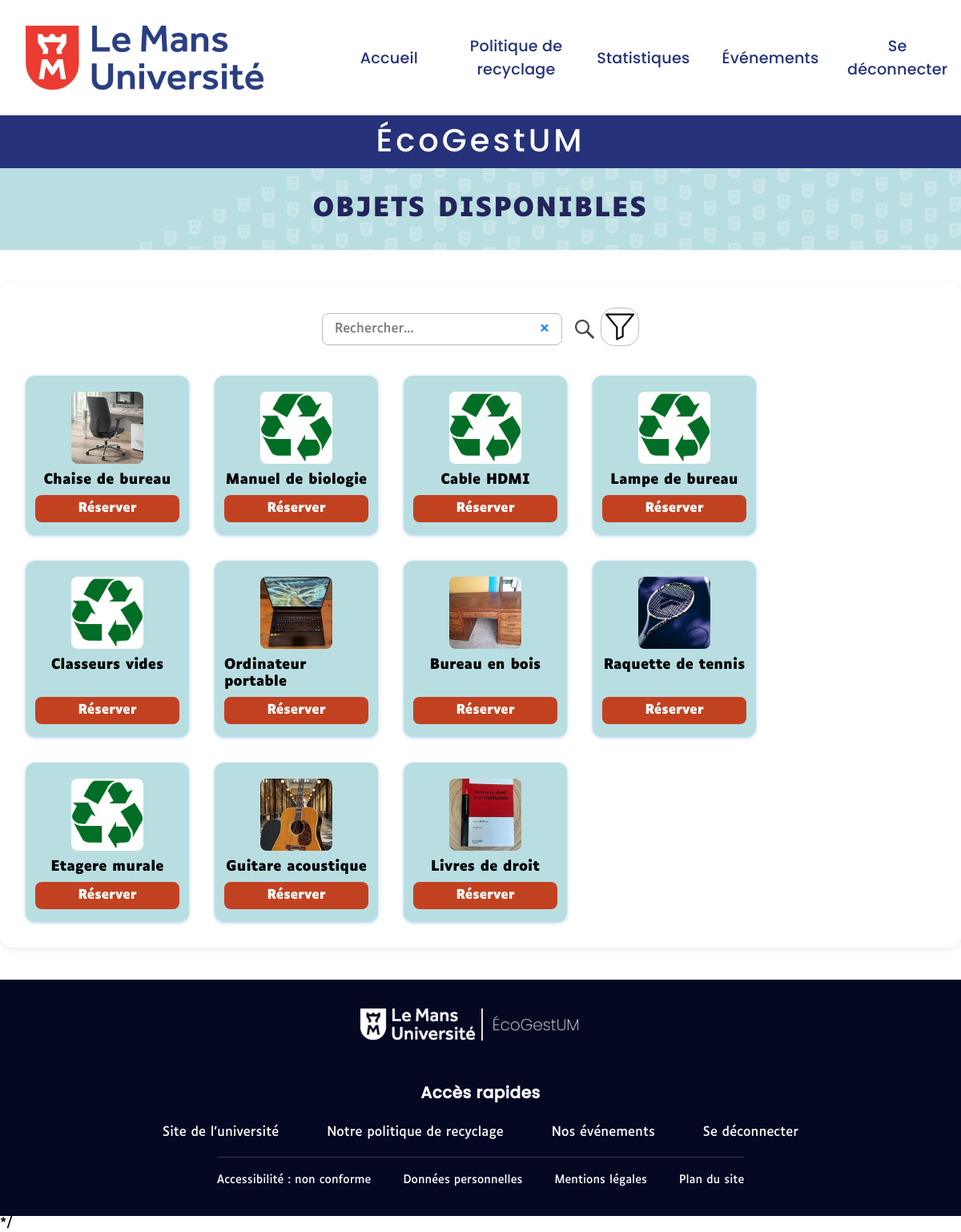
/?action=chercherObjet (signed in), run on the app's committed database.
### tables this page shows
CREATE TABLE OBJET (
Id_objet INT NOT NULL AUTO_INCREMENT,
Nom_objet VARCHAR(255) DEFAULT NULL,
Desc_objet VARCHAR(500) DEFAULT NULL,
Id_utilisateur INT NOT NULL,
Id_categorie_objet INT NOT NULL,
Id_point_collecte INT NOT NULL,
Id_statut INT NOT NULL,
Date_de_publication DATETIME DEFAULT CURRENT_TIMESTAMP,
PRIMARY KEY (Id_objet),
KEY fk_objet_utilisateur (Id_utilisateur),
KEY fk_objet_categorie_objet (Id_categorie_objet),
KEY fk_objet_point_collecte (Id_point_collecte),
KEY fk_objet_statut (Id_statut),
CONSTRAINT fk_objet_categorie_objet FOREIGN KEY (Id_categorie_objet) REFERENCES CATEGORIE_OBJET (Id_categorie_objet),
CONSTRAINT fk_objet_point_collecte FOREIGN KEY (Id_point_collecte) REFERENCES POINT_DE_COLLECTE (Id_point_collecte),
CONSTRAINT fk_objet_statut FOREIGN KEY (Id_statut) REFERENCES STATUT (Id_statut),
CONSTRAINT fk_objet_utilisateur FOREIGN KEY (Id_utilisateur) REFERENCES UTILISATEUR (Id_utilisateur)
);

### controllers/ObjectBrowser.php (called while the page is built, shortened)
<?php
include "models/gererEquipement.php";
$idUtilisateurConnecte = $_SESSION['user']['Id_utilisateur'] ?? null;
$mot_clef = $_GET['search'] ?? null;
$categorie = $_GET['categorie'] ?? null;
$point_collecte = $_GET['point_collecte'] ?? null;
$objets = consulterObjets($conn, $mot_clef, $categorie, $point_collecte, $idUtilisateurConnecte);
include 'views/ObjectBrowser.php';
?>

### models/gererEquipement.php (called while the page is built, shortened)
<?php
function consulterObjets(mysqli $conn, $mot_clef = null, $categorie = null, $point_collecte = null, $idUtilisateurConnecte = null)
{
    $sql = "SELECT
    o.Id_objet,
    o.Nom_objet,
    o.Desc_objet,
    c.Nom_categorie_objet,
    p.Nom_point_de_collecte,
    s.Nom_statut,
    u.Nom_utilisateur,
    o.Date_de_publication,
    MIN(ph.Url_photo) AS Url_photo
FROM OBJET o
INNER JOIN CATEGORIE_OBJET c ON o.Id_categorie_objet = c.Id_categorie_objet
INNER JOIN POINT_DE_COLLECTE p ON o.Id_point_collecte = p.Id_point_collecte
INNER JOIN STATUT s ON o.Id_statut = s.Id_statut
INNER JOIN UTILISATEUR u ON o.Id_utilisateur = u.Id_utilisateur
LEFT JOIN PHOTO ph ON ph.Id_objet = o.Id_objet
WHERE s.Nom_statut = 'Disponible'"  ;
    $params = [];
    $types = '';
    if ($idUtilisateurConnecte !== null) {
        $sql .= " AND o.Id_utilisateur <> ?";
        $params[] = $idUtilisateurConnecte;
        $types .= 'i';
    }
    $sql .= " GROUP BY o.Id_objet, o.Nom_objet, o.Desc_objet, c.Nom_categorie_objet, p.Nom_point_de_collecte, s.Nom_statut, u.Nom_utilisateur";
    $sql .= " ORDER BY o.Id_objet ASC";
    $stmt = $conn->prepare($sql);
    if (!empty($params)) {
        $bind_names = [];
        $bind_names[] = $types;
        foreach ($params as $i => $value) {
            $bind_name = 'bind' . $i;
            $bind_names[] = &$$bind_name;
        }
        call_user_func_array([$stmt, 'bind_param'], $bind_names);
    }
    $stmt->execute();
    $result = $stmt->get_result();
    $rows = $result->fetch_all(MYSQLI_ASSOC);
    return $rows;
}
?>

### views/ObjectBrowser.php (the view, shortened to what this page needs)
<link rel="stylesheet" href="assets/css/style.css">
<link rel="stylesheet" href="assets/css/styleObjectBrowser.css">
<div class="titre-objets">OBJETS DISPONIBLES</div>
<div class="container-objets">
    <div class="barre-recherche">
        <form method="get" action="" class="search-form">
            <div class="input-wrapper">
                <input type="text" placeholder="Rechercher..." name="search" id="rechercheObjets"
                    value="<?php echo isset($_GET['search']) ? htmlspecialchars($_GET['search']) : ''; ?>">
                <button type="button" class="clear-btn" title="Effacer"
                    onclick="document.getElementById('rechercheObjets').value='';">×</button>
            </div>
            <button type="submit" class="loupe-btn" title="Rechercher"><img
                    src="assets/ObjectBrowser/image1ObjectBrowser.png" alt="Loupe de recherche"></button>
        </form>
        <button id="openFilterBtn" class="filter-btn" title="Filtrer">
            <img src="assets/ObjectBrowser/image2ObjectBrowser.png" alt="Filtrer">
        </button>
    </div>
    <div class="liste-objets">
        <?php if (empty($objets)): ?>
            <div style="color: #263258; font-size:1.5em; text-align: center; width: 100%;">
                Aucun objet disponible ne correspond à votre recherche
            </div>
        <?php else: ?>
            <?php foreach ($objets as $objet): ?>
                <?php $url_photo = !empty($objet['Url_photo']) ? htmlspecialchars("assets/".$objet['Url_photo']) : 'assets/ObjectBrowser/imageDefautObjectBrowser.png'; ?>
                <div class="carte-objet">
                    <img src="<?php echo $url_photo; ?>" alt="Objet">
                    <div class="objet-nom"><?php echo htmlspecialchars($objet['Nom_objet']); ?></div>
                    <a href="index.php?action=reservation&id=<?php echo $objet['Id_objet']; ?>" class="btn-reserve">
                        Réserver
                    </a>
                </div>
            <?php endforeach; ?>
        <?php endif; ?>
    </div>
</div>

### assets/css/style.css (style rules this page uses)
* { margin: 0; font-family: 'Luciole','Montserrat', 'Arial'; }

### assets/css/styleObjectBrowser.css (style rules this page uses)
.container-objets { max-width: 1200px; margin: 40px auto; background: #fff; border-radius: 15px; box-shadow: 0 2px 8px rgba(0,0,0,0.08); padding: 32px; }
.titre-objets { background: url('../backgroundlight.png') center/cover repeat; text-align: center; color: #23245b; margin-bottom: 0em; font-size: 2em; letter-spacing: 2px; padding: 1em; font-weight: bold; }
.barre-recherche { display: flex; justify-content: center; margin-bottom: 32px; }
.barre-recherche form { display: flex; align-items: center; gap: 8px; }
.input-wrapper { position: relative; display: inline-block; }
.input-wrapper input[type="text"] { width: 300px; padding: 9px 40px 9px 15px; border: 1px solid #bbb; border-radius: 8px; outline: none; font-size: 1rem; height: 40px; }
.input-wrapper .clear-btn { position: absolute; right: 10px; top: 50%; transform: translateY(-50%); background: transparent; border: none; padding: 0; font-size: 1.3em; color: #2680eb; cursor: pointer; width: 24px; height: 24px; display: flex; align-items: center; justify-content: center; line-height: 1; }
.loupe-btn { border: none; background: none; cursor: pointer; padding: 0; width: 40px; height: 40px; display: flex; align-items: center; justify-content: center; border-radius: 8px; transition: background 0.15s; }
.loupe-btn img { max-width: 24px; max-height: 24px; display: block; }
.filter-btn { width: 48px; height: 48px; padding: 0; border: 1px solid #bbb; border-radius: 35%; margin-bottom: 5px; background: none; cursor: pointer; display: flex; align-items: center; justify-content: center; box-sizing: border-box; }
.filter-btn img { width: 80%; height: 80%; object-fit: contain; display: block; }
.liste-objets { display: flex; gap: 32px; flex-wrap: wrap; justify-content: flex-start; }
.carte-objet { background: #B9Dee2; border-radius: 12px; width: 180px; box-shadow: 0 1px 4px #b0d1f4; padding: 20px 12px 16px 12px; display: flex; flex-direction: column; align-items: center; }
.carte-objet img { width: 90px; height: 90px; object-fit: cover; margin-bottom: 10px; border-radius: 8px; background: #fff; }
.objet-nom { font-size: 1.08rem; font-weight: 600; margin-bottom: 8px; }
.carte-objet .btn-reserve { display: block; margin-top: auto; text-align: center; padding: 7px 0; width: 100%; background: #c24121; color: #fff !important; font-weight: bold; border: none; border-radius: 8px; cursor: pointer; text-decoration: none !important; transition: background 0.15s; }

### data on the page
objet: shows a picture, Nom_objet "Chaise de bureau"
objet: Nom_objet "Manuel de biologie"
objet: Nom_objet "Cable HDMI"
objet: Nom_objet "Lampe de bureau"
objet: Nom_objet "Classeurs vides"
objet: shows a picture, Nom_objet "Ordinateur portable"
objet: shows a picture, Nom_objet "Bureau en bois"
objet: shows a picture, Nom_objet "Raquette de tennis"
objet: Nom_objet "Etagere murale"
objet: shows a picture, Nom_objet "Guitare acoustique"
objet: shows a picture, Nom_objet "Livres de droit"
